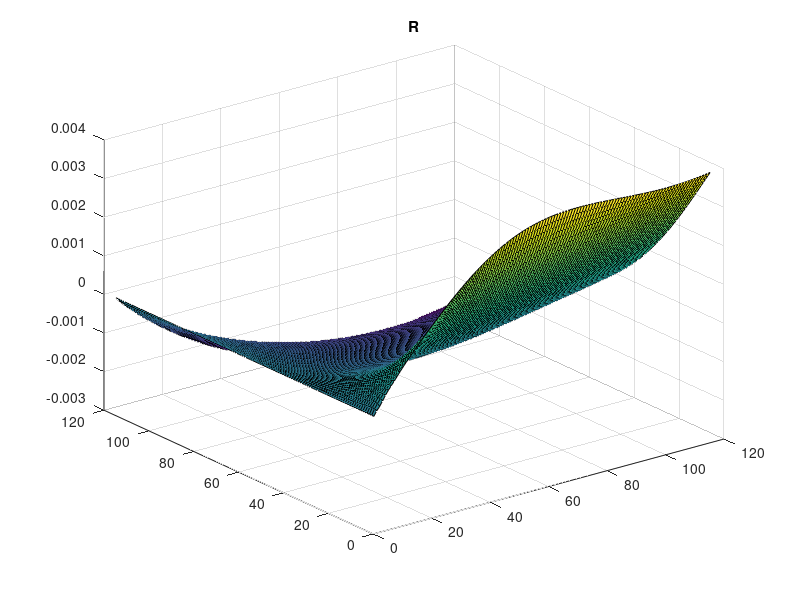
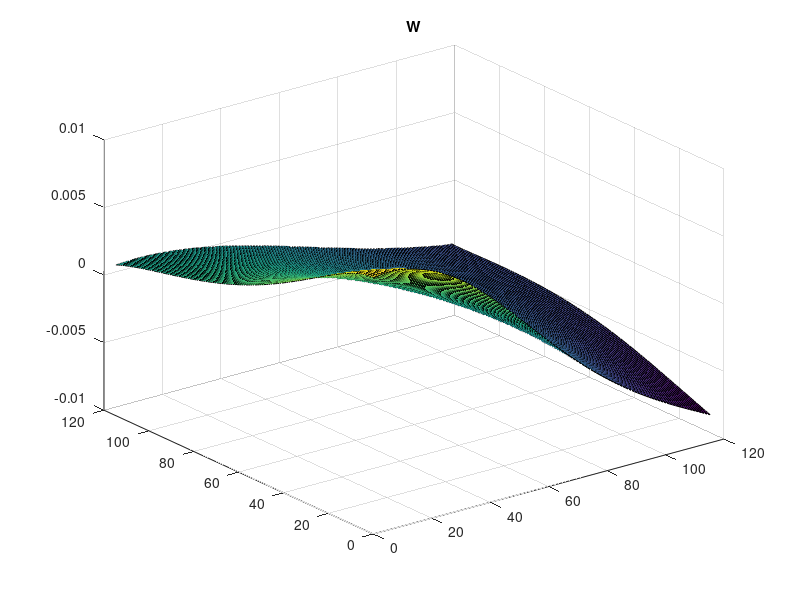

Source code (MATLAB) for these figures, in order:
R=load('R.csv');
W=load('W.csv');

figure
surf(R)
title ("R");

figure
surf(W)
title("W");

input('Press any key to close >> ');
